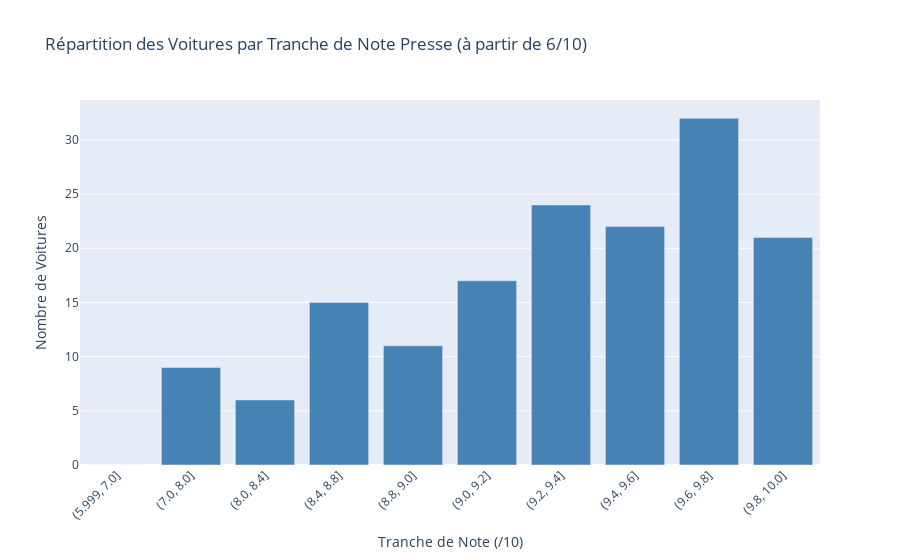

The cell this chart's notebook holds for it:
### Markdown cell above
Graphique montrant la répartion des voitures par notes de presse

### Code cell
# Nombre de voitures par tranche de note presse 

# Créer des tranches de notes détaillées :

bins_note = [6, 7, 8, 8.4, 8.8, 9.0, 9.2, 9.4, 9.6, 9.8, 10.0]

# Classer chaque voiture dans une tranche de note

df['Tranche_Note'] = pd.cut(df['Note Presse (/10)'], bins=bins_note, right=True, include_lowest=True)

# Compter les voitures par tranche de note
note_counts = df['Tranche_Note'].value_counts().sort_index().reset_index()

# Renommer les colonnes
note_counts.columns = ['Tranche_Note', 'count']

# Convertir en texte
note_counts['Tranche_Note'] = note_counts['Tranche_Note'].astype(str)

# Créer le graphique
fig_note = px.bar(
    note_counts,
    x='Tranche_Note',                                          
    y='count',                                                 
    title='Répartition des Voitures par Tranche de Note Presse (à partir de 6/10)',
    labels={'Tranche_Note': 'Tranche de Note (/10)', 'count': 'Nombre de Voitures'}
)


fig_note.update_traces(marker_color='steelblue')


fig_note.update_layout(showlegend=False, xaxis_tickangle=-45)


fig_note.show()

### Figure 1 — Plotly figure (JSON) as saved in the notebook; plotly's stock layout.template omitted (floating-point values rounded to 4 significant figures)
{"data": [{"hovertemplate": "Tranche de Note (/10)=%{x}<br>Nombre de Voitures=%{y}<extra></extra>", "legendgroup": "", "marker": {"color": "steelblue", "pattern": {"shape": ""}}, "name": "", "orientation": "v", "showlegend": false, "textposition": "auto", "type": "bar", "x": ["(5.999, 7.0]", "(7.0, 8.0]", "(8.0, 8.4]", "(8.4, 8.8]", "(8.8, 9.0]", "(9.0, 9.2]", "(9.2, 9.4]", "(9.4, 9.6]", "(9.6, 9.8]", "(9.8, 10.0]"], "xaxis": "x", "y": [0, 9, 6, 15, 11, 17, 24, 22, 32, 21], "yaxis": "y"}], "layout": {"barmode": "relative", "legend": {"tracegroupgap": 0}, "showlegend": false, "title": {"text": "Répartition des Voitures par Tranche de Note Presse (à partir de 6/10)"}, "xaxis": {"anchor": "y", "domain": [0, 1], "tickangle": -45, "title": {"text": "Tranche de Note (/10)"}}, "yaxis": {"anchor": "x", "domain": [0, 1], "title": {"text": "Nombre de Voitures"}}}}
